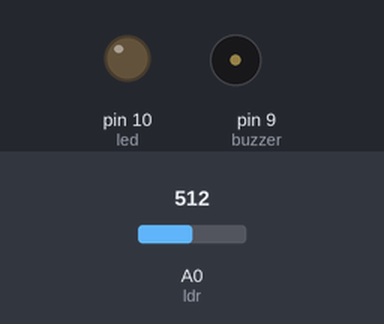
Recording of a sketch running on a simulated Arduino Uno, built with avr-gcc and run on an emulated ATmega328P. On the bench: output pins drawn as LEDs (lit = HIGH), buzzer (waves = sounding). The test bench sets the inputs (shaded band); at power-on: A0 (ldr) = 512.

Above: at 3.8 s.
3.9 s: A0 (ldr) set to 122
At 4.8 s:
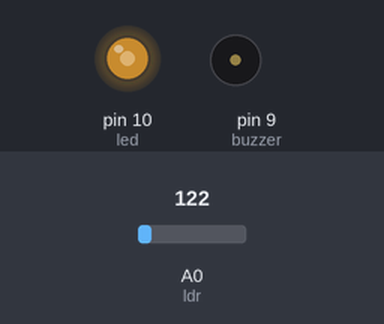
5.4 s: A0 (ldr) set to 0
At 6.0 s:
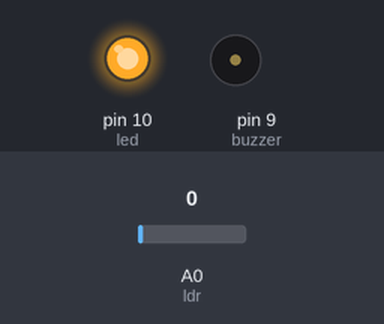
Timing chart, 0 to 8.4 s (numbered marks = the images above; inputs shaded):
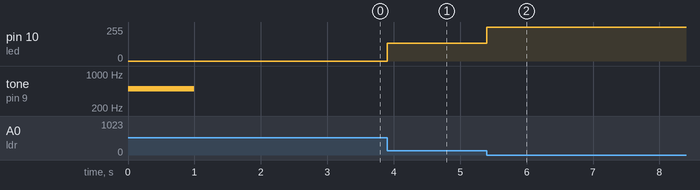

Measured:
- after the input at 3.9 s, pin 10 (led): 0/255 → 133/255 at once
- after the input at 5.4 s, pin 10 (led): 133/255 → 255/255 at once

The sketch:

CityLight.ino
```cpp
const int buzzer = 9;
const int led = 10;
const int ldr = A0;
int buzzed = 0;

void setup() {
  pinMode(led, OUTPUT);
  pinMode(buzzer, OUTPUT);
  pinMode(ldr, INPUT);
}

void loop() {
  int ldr_status = analogRead(ldr);
  int brightness = 255 - ldr_status;

  if (brightness > 0) {
    analogWrite(led, brightness);
    buzzed = 0;
  }
  else if (brightness <= 0 && buzzed == 0){
    analogWrite(led, 0);
    tone(buzzer, 500);
    delay(1000);
    noTone(buzzer);
    delay(2000);
    buzzed = 1;
  }
}
```
